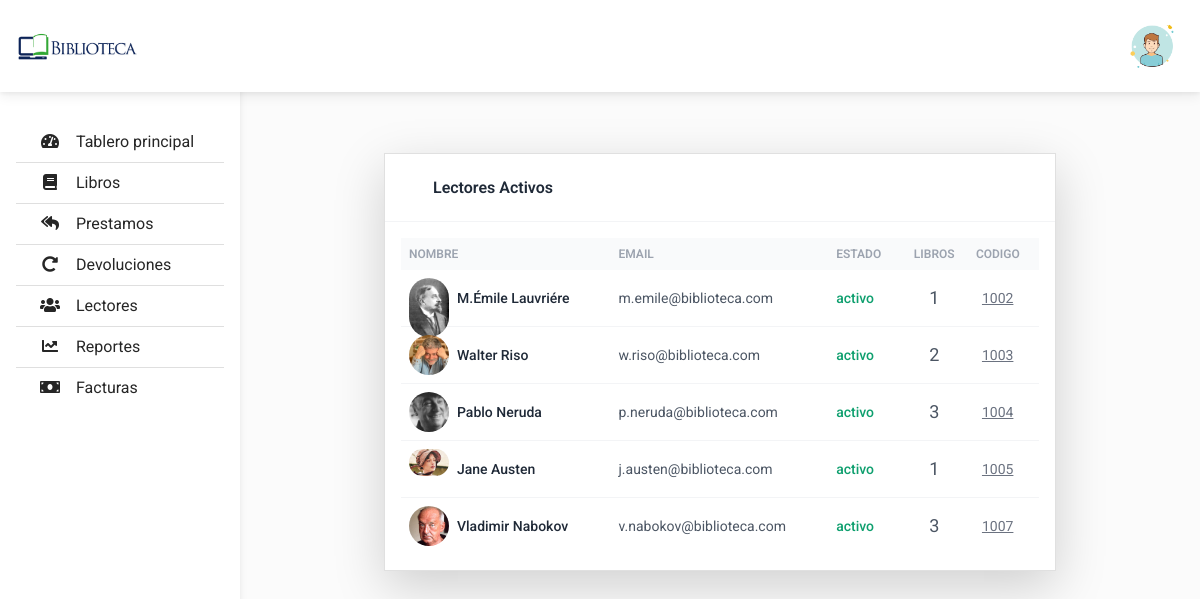
Screenshot of /lectores.php with the database file from the repository.
### tables this page shows
CREATE TABLE `lector` (
  `codigoLector` int(11) NOT NULL,
  `estado` tinyint(4) NOT NULL DEFAULT 1
);

### lectores.php (called while the page is built, shortened)
<?php
require_once('php/components/head.php');
require_once('php/view/lectores/index.php');
require_once('php/components/footer.php');

### php/classes/Lectores.php (called while the page is built, shortened)
<?php
class Lectores implements ISelect
{
    function Select($sql)
    {
        return $this->ejecutar($sql)->fetchAll(PDO::FETCH_OBJ);
    }
}
$lector = new Lectores();

### php/view/lectores/validate.php (called while the page is built)
<?php
$sql = "SELECT * FROM `v_lectores`;";
$columna = $lector->Select($sql);

### php/traits/Database.php (called while the page is built)
<?php
trait Database
{
    protected function pdo()
    {
        $host = "mysql:host=localhost;dbname=bd-biblioteca";
        $username = "root";
        $password = "";
        $option = [PDO::ATTR_ERRMODE => PDO::ERRMODE_WARNING];
        try {
            $pdo = new PDO($host, $username, $password, $option);
            if ($pdo instanceof PDO) {
                return $pdo;
            } else {
                throw new Exception(message: "Database not found");
            }
        } catch (PDOException $e) {
            die($e->getMessage());
        }
    }
    protected function ejecutar($sql)
    {
        $query = $this->pdo()->prepare($sql);
        if (!@$query->execute()) return false;
        return $query;
    }
}

### php/view/lectores/index.php (the view, shortened to what this page needs)
<?php require_once('validate.php'); ?>
<section class="flex flex-col justify-center antialiased text-gray-600 min-h-screen p-4">
    <div class="h-full">
        <div class="w-full max-w-2xl mx-auto bg-white shadow-lg rounded-sm border border-gray-200">
            <header class="px-5 py-4 border-b border-gray-100">
                <h2 class="font-semibold text-gray-800">Lectores Activos</h2>
            </header>
            <div class="p-3">
                <div class="overflow-x-auto">
                    <table class="table-auto w-full">
                        <thead class="text-xs font-semibold uppercase text-gray-400 bg-gray-50">
                            <tr>
                                <th class="p-2 whitespace-nowrap">
                                    <div class="font-semibold text-left">Nombre</div>
                                </th>
                                <th class="p-2 whitespace-nowrap">
                                    <div class="font-semibold text-left">Email</div>
                                </th>
                                <th class="p-2 whitespace-nowrap">
                                    <div class="font-semibold text-left">Estado</div>
                                </th>
                                <th class="p-2 whitespace-nowrap">
                                    <div class="font-semibold text-center">Libros</div>
                                </th>
                                <th class="p-2 whitespace-nowrap">
                                    <div class="font-semibold text-left">Codigo</div>
                                </th>
                            </tr>
                        </thead>
                        <tbody class="text-sm divide-y divide-gray-100">
                            <?php foreach ($columna as $valor) { ?>
                                <tr>
                                    <td class="p-2 whitespace-nowrap">
                                        <div class="flex items-center">
                                            <div class="w-10 h-10 flex-shrink-0 mr-2 sm:mr-3">
                                                <img class="rounded-full" src="/biblioteca/php/public/images/usuarios/<?= $valor->codigoLector; ?>.jpg" width="40" height="40" alt="<?= $valor->nombre; ?>">
                                            </div>
                                            <div class="font-medium text-gray-800"><?= $valor->nombre; ?></div>
                                        </div>
                                    </td>
                                    <td class="p-2 whitespace-nowrap">
                                        <div class="text-left"><?= $valor->usuario; ?></div>
                                    </td>
                                    <td class="p-2 whitespace-nowrap">
                                        <div class="text-left font-medium text-green-500">activo</div>
                                    </td>
                                    <td class="p-2 whitespace-nowrap">
                                        <div class="text-lg text-center"><?= $valor->cantidad; ?></div>
                                    </td>
                                    <td class="p-2 whitespace-nowrap">
                                        <div class="text-left">
                                            <button type="button" class="hidden underline sm:inline-block text-gray-500 dark:text-gray-400 hover:bg-gray-100 dark:hover:bg-gray-700 focus:outline-none focus:ring-4 focus:outline-none focus:ring-gray-200 dark:focus:ring-gray-700 rounded-lg text-sm p-1.5" data-mdb-toggle="modal" data-mdb-target="#exampleModal<?= $valor->codigoLector; ?>">
                                                <?= $valor->codigoLector; ?>
                                            </button>
                                        </div>
                                    </td>
                                </tr>
                            <?php } ?>
                        </tbody>
                    </table>
                </div>
            </div>
        </div>
    </div>
</section>

### assets/css/style.css (style rules this page uses)
body { background-color: #fbfbfb; }

### rows the page displays
lector: codigoLector (picture), nombre "M.Émile Lauvriére", usuario "m.emile@biblioteca.com", cantidad "1", codigoLector "1002"
lector: codigoLector (picture), nombre "Walter Riso", usuario "w.riso@biblioteca.com", cantidad "2", codigoLector "1003"
lector: codigoLector (picture), nombre "Pablo Neruda", usuario "p.neruda@biblioteca.com", cantidad "3", codigoLector "1004"
lector: codigoLector (picture), nombre "Jane Austen", usuario "j.austen@biblioteca.com", cantidad "1", codigoLector "1005"
lector: codigoLector (picture), nombre "Vladimir Nabokov", usuario "v.nabokov@biblioteca.com", cantidad "3", codigoLector "1007"
